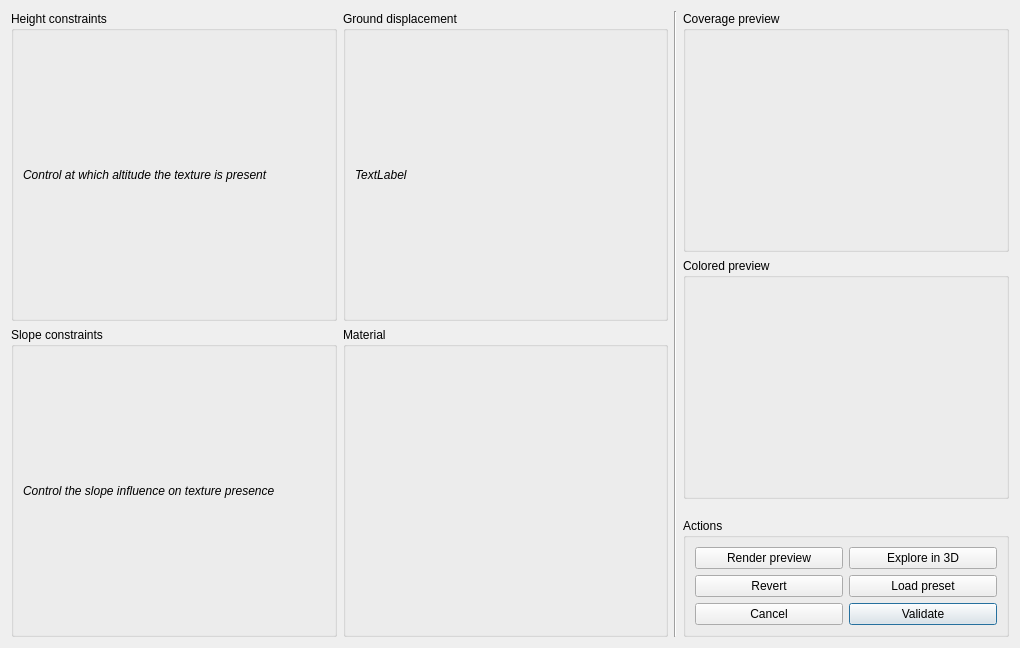
<?xml version="1.0" encoding="UTF-8"?>
<ui version="4.0">
 <class>DialogTexturesLayer</class>
 <widget class="QDialog" name="DialogTexturesLayer">
  <property name="geometry">
   <rect>
    <x>0</x>
    <y>0</y>
    <width>1020</width>
    <height>648</height>
   </rect>
  </property>
  <property name="windowTitle">
   <string>Paysages 3D - Texture editing</string>
  </property>
  <property name="modal">
   <bool>true</bool>
  </property>
  <layout class="QHBoxLayout" name="horizontalLayout">
   <item>
    <layout class="QVBoxLayout" name="verticalLayout">
     <item>
      <widget class="QGroupBox" name="groupBox_2">
       <property name="title">
        <string>Height constraints</string>
       </property>
       <property name="flat">
        <bool>true</bool>
       </property>
       <layout class="QVBoxLayout" name="verticalLayout_3">
        <item>
         <widget class="QLabel" name="label">
          <property name="font">
           <font>
            <italic>true</italic>
           </font>
          </property>
          <property name="text">
           <string>Control at which altitude the texture is present</string>
          </property>
         </widget>
        </item>
       </layout>
      </widget>
     </item>
     <item>
      <widget class="QGroupBox" name="groupBox_3">
       <property name="title">
        <string>Slope constraints</string>
       </property>
       <property name="flat">
        <bool>true</bool>
       </property>
       <layout class="QVBoxLayout" name="verticalLayout_8">
        <item>
         <widget class="QLabel" name="label_2">
          <property name="font">
           <font>
            <italic>true</italic>
           </font>
          </property>
          <property name="text">
           <string>Control the slope influence on texture presence</string>
          </property>
         </widget>
        </item>
       </layout>
      </widget>
     </item>
    </layout>
   </item>
   <item>
    <layout class="QVBoxLayout" name="verticalLayout_2">
     <item>
      <widget class="QGroupBox" name="groupBox_5">
       <property name="title">
        <string>Ground displacement</string>
       </property>
       <property name="flat">
        <bool>true</bool>
       </property>
       <layout class="QVBoxLayout" name="verticalLayout_9">
        <item>
         <widget class="QLabel" name="label_3">
          <property name="font">
           <font>
            <italic>true</italic>
           </font>
          </property>
          <property name="text">
           <string>TextLabel</string>
          </property>
         </widget>
        </item>
       </layout>
      </widget>
     </item>
     <item>
      <widget class="QGroupBox" name="groupBox_6">
       <property name="title">
        <string>Material</string>
       </property>
      </widget>
     </item>
    </layout>
   </item>
   <item>
    <widget class="Line" name="line">
     <property name="orientation">
      <enum>Qt::Vertical</enum>
     </property>
    </widget>
   </item>
   <item>
    <layout class="QVBoxLayout" name="verticalLayout_5">
     <item>
      <widget class="QGroupBox" name="groupBox">
       <property name="title">
        <string>Coverage preview</string>
       </property>
       <property name="flat">
        <bool>true</bool>
       </property>
       <layout class="QVBoxLayout" name="verticalLayout_6">
        <item>
         <widget class="BasePreview" name="preview_cumul_2" native="true">
          <property name="sizePolicy">
           <sizepolicy hsizetype="Fixed" vsizetype="Fixed">
            <horstretch>0</horstretch>
            <verstretch>0</verstretch>
           </sizepolicy>
          </property>
          <property name="minimumSize">
           <size>
            <width>200</width>
            <height>200</height>
           </size>
          </property>
          <property name="maximumSize">
           <size>
            <width>200</width>
            <height>200</height>
           </size>
          </property>
         </widget>
        </item>
       </layout>
      </widget>
     </item>
     <item>
      <widget class="QGroupBox" name="groupBox_7">
       <property name="title">
        <string>Colored preview</string>
       </property>
       <property name="flat">
        <bool>true</bool>
       </property>
       <layout class="QVBoxLayout" name="verticalLayout_7">
        <item>
         <widget class="BasePreview" name="preview_cumul_3" native="true">
          <property name="sizePolicy">
           <sizepolicy hsizetype="Fixed" vsizetype="Fixed">
            <horstretch>0</horstretch>
            <verstretch>0</verstretch>
           </sizepolicy>
          </property>
          <property name="minimumSize">
           <size>
            <width>200</width>
            <height>200</height>
           </size>
          </property>
          <property name="maximumSize">
           <size>
            <width>200</width>
            <height>200</height>
           </size>
          </property>
         </widget>
        </item>
       </layout>
      </widget>
     </item>
     <item>
      <spacer name="verticalSpacer_2">
       <property name="orientation">
        <enum>Qt::Vertical</enum>
       </property>
       <property name="sizeHint" stdset="0">
        <size>
         <width>20</width>
         <height>40</height>
        </size>
       </property>
      </spacer>
     </item>
     <item>
      <widget class="QGroupBox" name="groupBox_4">
       <property name="title">
        <string>Actions</string>
       </property>
       <property name="flat">
        <bool>true</bool>
       </property>
       <layout class="QGridLayout" name="gridLayout">
        <item row="0" column="2">
         <widget class="QPushButton" name="button_explore_2">
          <property name="text">
           <string>Explore in 3D</string>
          </property>
          <property name="icon">
           <iconset resource="../../../../data/ui_pictures.qrc">
            <normaloff>:/buttons/logo/images/explore.png</normaloff>:/buttons/logo/images/explore.png</iconset>
          </property>
         </widget>
        </item>
        <item row="3" column="1">
         <widget class="QPushButton" name="button_cancel">
          <property name="text">
           <string>Cancel</string>
          </property>
          <property name="icon">
           <iconset resource="../../../../data/ui_pictures.qrc">
            <normaloff>:/buttons/logo/images/cancel.png</normaloff>:/buttons/logo/images/cancel.png</iconset>
          </property>
         </widget>
        </item>
        <item row="3" column="2">
         <widget class="QPushButton" name="button_apply">
          <property name="text">
           <string>Validate</string>
          </property>
          <property name="icon">
           <iconset resource="../../../../data/ui_pictures.qrc">
            <normaloff>:/buttons/logo/images/apply.png</normaloff>:/buttons/logo/images/apply.png</iconset>
          </property>
          <property name="default">
           <bool>true</bool>
          </property>
         </widget>
        </item>
        <item row="0" column="1">
         <widget class="QPushButton" name="button_render_2">
          <property name="text">
           <string>Render preview</string>
          </property>
          <property name="icon">
           <iconset resource="../../../../data/ui_pictures.qrc">
            <normaloff>:/buttons/logo/images/render.png</normaloff>:/buttons/logo/images/render.png</iconset>
          </property>
         </widget>
        </item>
        <item row="1" column="2">
         <widget class="QPushButton" name="button_preset">
          <property name="text">
           <string>Load preset</string>
          </property>
          <property name="icon">
           <iconset resource="../../../../data/ui_pictures.qrc">
            <normaloff>:/buttons/logo/images/auto.png</normaloff>:/buttons/logo/images/auto.png</iconset>
          </property>
         </widget>
        </item>
        <item row="1" column="1">
         <widget class="QPushButton" name="button_revert">
          <property name="text">
           <string>Revert</string>
          </property>
          <property name="icon">
           <iconset resource="../../../../data/ui_pictures.qrc">
            <normaloff>:/buttons/logo/images/revert.png</normaloff>:/buttons/logo/images/revert.png</iconset>
          </property>
         </widget>
        </item>
       </layout>
      </widget>
     </item>
    </layout>
   </item>
  </layout>
 </widget>
 <customwidgets>
  <customwidget>
   <class>BasePreview</class>
   <extends>QWidget</extends>
   <header>BasePreview.h</header>
   <container>1</container>
  </customwidget>
 </customwidgets>
 <resources>
  <include location="../../../../data/ui_pictures.qrc"/>
 </resources>
 <connections/>
</ui>
